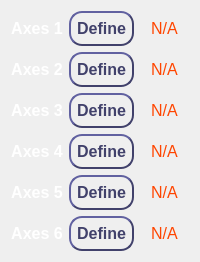
                <widget class="QWidget" name="define_position">
                 <attribute name="title">
                  <string>Define position</string>
                 </attribute>
                 <layout class="QGridLayout" name="gridLayout_4">
                  <item row="0" column="0">
                   <widget class="QLabel" name="lbl_define_axis_1">
                    <property name="font">
                     <font>
                      <pointsize>12</pointsize>
                      <weight>75</weight>
                      <bold>true</bold>
                     </font>
                    </property>
                    <property name="styleSheet">
                     <string notr="true">color: white;</string>
                    </property>
                    <property name="text">
                     <string>Axes 1</string>
                    </property>
                    <property name="alignment">
                     <set>Qt::AlignCenter</set>
                    </property>
                   </widget>
                  </item>
                  <item row="0" column="1">
                   <widget class="QPushButton" name="btn_define_axis_1">
                    <property name="font">
                     <font>
                      <pointsize>12</pointsize>
                      <weight>75</weight>
                      <italic>false</italic>
                      <bold>true</bold>
                     </font>
                    </property>
                    <property name="accessibleName">
                     <string>1</string>
                    </property>
                    <property name="accessibleDescription">
                     <string>define_axis</string>
                    </property>
                    <property name="styleSheet">
                     <string notr="true">QPushButton {
    border-style: outset;
    border-width: 2px;
    border-radius:13px;
	border-color: #41416b;
    min-width: 2em;
    padding: 6px;
	color: #41416b;
}

QPushButton:pressed {
	background-color:#40ff66;
 	border-width: 4px;
	border-color:#1c1c1c;
	color: white;
}</string>
                    </property>
                    <property name="text">
                     <string>Define</string>
                    </property>
                   </widget>
                  </item>
                  <item row="0" column="2">
                   <widget class="QLabel" name="lbl_define_status_axis_1">
                    <property name="font">
                     <font>
                      <pointsize>12</pointsize>
                     </font>
                    </property>
                    <property name="accessibleDescription">
                     <string>not styled</string>
                    </property>
                    <property name="styleSheet">
                     <string notr="true">color:#FF4500;</string>
                    </property>
                    <property name="text">
                     <string>N/A</string>
                    </property>
                    <property name="alignment">
                     <set>Qt::AlignCenter</set>
                    </property>
                   </widget>
                  </item>
                  <item row="1" column="0">
                   <widget class="QLabel" name="lbl_define_axis_2">
                    <property name="font">
                     <font>
                      <pointsize>12</pointsize>
                      <weight>75</weight>
                      <bold>true</bold>
                     </font>
                    </property>
                    <property name="styleSheet">
                     <string notr="true">color: white;</string>
                    </property>
                    <property name="text">
                     <string>Axes 2</string>
                    </property>
                    <property name="alignment">
                     <set>Qt::AlignCenter</set>
                    </property>
                   </widget>
                  </item>
                  <item row="1" column="1">
                   <widget class="QPushButton" name="btn_define_axis_2">
                    <property name="font">
                     <font>
                      <pointsize>12</pointsize>
                      <weight>75</weight>
                      <italic>false</italic>
                      <bold>true</bold>
                     </font>
                    </property>
                    <property name="accessibleName">
                     <string>2</string>
                    </property>
                    <property name="accessibleDescription">
                     <string>define_axis</string>
                    </property>
                    <property name="styleSheet">
                     <string notr="true">QPushButton {
    border-style: outset;
    border-width: 2px;
    border-radius:13px;
	border-color: #41416b;
    min-width: 2em;
    padding: 6px;
	color: #41416b;
}

QPushButton:pressed {
	background-color:#40ff66;
 	border-width: 4px;
	border-color:#1c1c1c;
	color: white;
}</string>
                    </property>
                    <property name="text">
                     <string>Define</string>
                    </property>
                   </widget>
                  </item>
                  <item row="1" column="2">
                   <widget class="QLabel" name="lbl_define_status_axis_2">
                    <property name="font">
                     <font>
                      <pointsize>12</pointsize>
                     </font>
                    </property>
                    <property name="accessibleDescription">
                     <string>not styled</string>
                    </property>
                    <property name="styleSheet">
                     <string notr="true">color:#FF4500;</string>
                    </property>
                    <property name="text">
                     <string>N/A</string>
                    </property>
                    <property name="alignment">
                     <set>Qt::AlignCenter</set>
                    </property>
                   </widget>
                  </item>
                  <item row="2" column="0">
                   <widget class="QLabel" name="lbl_define_axis_3">
                    <property name="font">
                     <font>
                      <pointsize>12</pointsize>
                      <weight>75</weight>
                      <bold>true</bold>
                     </font>
                    </property>
                    <property name="styleSheet">
                     <string notr="true">color: white;</string>
                    </property>
                    <property name="text">
                     <string>Axes 3</string>
                    </property>
                    <property name="alignment">
                     <set>Qt::AlignCenter</set>
                    </property>
                   </widget>
                  </item>
                  <item row="2" column="1">
                   <widget class="QPushButton" name="btn_define_axis_3">
                    <property name="font">
                     <font>
                      <pointsize>12</pointsize>
                      <weight>75</weight>
                      <italic>false</italic>
                      <bold>true</bold>
                     </font>
                    </property>
                    <property name="accessibleName">
                     <string>3</string>
                    </property>
                    <property name="accessibleDescription">
                     <string>define_axis</string>
                    </property>
                    <property name="styleSheet">
                     <string notr="true">QPushButton {
    border-style: outset;
    border-width: 2px;
    border-radius:13px;
	border-color: #41416b;
    min-width: 2em;
    padding: 6px;
	color: #41416b;
}

QPushButton:pressed {
	background-color:#40ff66;
 	border-width: 4px;
	border-color:#1c1c1c;
	color: white;
}</string>
                    </property>
                    <property name="text">
                     <string>Define</string>
                    </property>
                   </widget>
                  </item>
                  <item row="2" column="2">
                   <widget class="QLabel" name="lbl_define_status_axis_3">
                    <property name="font">
                     <font>
                      <pointsize>12</pointsize>
                     </font>
                    </property>
                    <property name="accessibleDescription">
                     <string>not styled</string>
                    </property>
                    <property name="styleSheet">
                     <string notr="true">color:#FF4500;</string>
                    </property>
                    <property name="text">
                     <string>N/A</string>
                    </property>
                    <property name="alignment">
                     <set>Qt::AlignCenter</set>
                    </property>
                   </widget>
                  </item>
                  <item row="3" column="0">
                   <widget class="QLabel" name="lbl_define_axis_4">
                    <property name="font">
                     <font>
                      <pointsize>12</pointsize>
                      <weight>75</weight>
                      <bold>true</bold>
                     </font>
                    </property>
                    <property name="styleSheet">
                     <string notr="true">color: white;</string>
                    </property>
                    <property name="text">
                     <string>Axes 4</string>
                    </property>
                    <property name="alignment">
                     <set>Qt::AlignCenter</set>
                    </property>
                   </widget>
                  </item>
                  <item row="3" column="1">
                   <widget class="QPushButton" name="btn_define_axis_4">
                    <property name="font">
                     <font>
                      <pointsize>12</pointsize>
                      <weight>75</weight>
                      <italic>false</italic>
                      <bold>true</bold>
                     </font>
                    </property>
                    <property name="accessibleName">
                     <string>4</string>
                    </property>
                    <property name="accessibleDescription">
                     <string>define_axis</string>
                    </property>
                    <property name="styleSheet">
                     <string notr="true">QPushButton {
    border-style: outset;
    border-width: 2px;
    border-radius:13px;
	border-color: #41416b;
    min-width: 2em;
    padding: 6px;
	color: #41416b;
}

QPushButton:pressed {
	background-color:#40ff66;
 	border-width: 4px;
	border-color:#1c1c1c;
	color: white;
}</string>
                    </property>
                    <property name="text">
                     <string>Define</string>
                    </property>
                   </widget>
                  </item>
                  <item row="3" column="2">
                   <widget class="QLabel" name="lbl_define_status_axis_4">
                    <property name="font">
                     <font>
                      <pointsize>12</pointsize>
                     </font>
                    </property>
                    <property name="accessibleDescription">
                     <string>not styled</string>
                    </property>
                    <property name="styleSheet">
                     <string notr="true">color:#FF4500;</string>
                    </property>
                    <property name="text">
                     <string>N/A</string>
                    </property>
                    <property name="alignment">
                     <set>Qt::AlignCenter</set>
                    </property>
                   </widget>
                  </item>
                  <item row="4" column="0">
                   <widget class="QLabel" name="lbl_define_axis_5">
                    <property name="font">
                     <font>
                      <pointsize>12</pointsize>
                      <weight>75</weight>
                      <bold>true</bold>
                     </font>
                    </property>
                    <property name="styleSheet">
                     <string notr="true">color: white;</string>
                    </property>
                    <property name="text">
                     <string>Axes 5</string>
                    </property>
                    <property name="alignment">
                     <set>Qt::AlignCenter</set>
                    </property>
                   </widget>
                  </item>
                  <item row="4" column="1">
                   <widget class="QPushButton" name="btn_define_axis_5">
                    <property name="font">
                     <font>
                      <pointsize>12</pointsize>
                      <weight>75</weight>
                      <italic>false</italic>
                      <bold>true</bold>
                     </font>
                    </property>
                    <property name="accessibleName">
                     <string>5</string>
                    </property>
                    <property name="accessibleDescription">
                     <string>define_axis</string>
                    </property>
                    <property name="styleSheet">
                     <string notr="true">QPushButton {
    border-style: outset;
    border-width: 2px;
    border-radius:13px;
	border-color: #41416b;
    min-width: 2em;
    padding: 6px;
	color: #41416b;
}

QPushButton:pressed {
	background-color:#40ff66;
 	border-width: 4px;
	border-color:#1c1c1c;
	color: white;
}</string>
                    </property>
                    <property name="text">
                     <string>Define</string>
                    </property>
                   </widget>
                  </item>
                  <item row="4" column="2">
                   <widget class="QLabel" name="lbl_define_status_axis_5">
                    <property name="font">
                     <font>
                      <pointsize>12</pointsize>
                     </font>
                    </property>
                    <property name="accessibleDescription">
                     <string>not styled</string>
                    </property>
                    <property name="styleSheet">
                     <string notr="true">color:#FF4500;</string>
                    </property>
                    <property name="text">
                     <string>N/A</string>
                    </property>
                    <property name="alignment">
                     <set>Qt::AlignCenter</set>
                    </property>
                   </widget>
                  </item>
                  <item row="5" column="0">
                   <widget class="QLabel" name="lbl_define_axis_6">
                    <property name="font">
                     <font>
                      <pointsize>12</pointsize>
                      <weight>75</weight>
                      <bold>true</bold>
                     </font>
                    </property>
                    <property name="styleSheet">
                     <string notr="true">color: white;</string>
                    </property>
                    <property name="text">
                     <string>Axes 6</string>
                    </property>
                    <property name="alignment">
                     <set>Qt::AlignCenter</set>
                    </property>
                   </widget>
                  </item>
                  <item row="5" column="1">
                   <widget class="QPushButton" name="btn_define_axis_6">
                    <property name="font">
                     <font>
                      <pointsize>12</pointsize>
                      <weight>75</weight>
                      <italic>false</italic>
                      <bold>true</bold>
                     </font>
                    </property>
                    <property name="accessibleName">
                     <string>6</string>
                    </property>
                    <property name="accessibleDescription">
                     <string>define_axis</string>
                    </property>
                    <property name="styleSheet">
                     <string notr="true">QPushButton {
    border-style: outset;
    border-width: 2px;
    border-radius:13px;
	border-color: #41416b;
    min-width: 2em;
    padding: 6px;
	color: #41416b;
}

QPushButton:pressed {
	background-color:#40ff66;
 	border-width: 4px;
	border-color:#1c1c1c;
	color: white;
}</string>
                    </property>
                    <property name="text">
                     <string>Define</string>
                    </property>
                   </widget>
                  </item>
                  <item row="5" column="2">
                   <widget class="QLabel" name="lbl_define_status_axis_6">
                    <property name="font">
                     <font>
                      <pointsize>12</pointsize>
                     </font>
                    </property>
                    <property name="accessibleDescription">
                     <string>not styled</string>
                    </property>
                    <property name="styleSheet">
                     <string notr="true">color:#FF4500;</string>
                    </property>
                    <property name="text">
                     <string>N/A</string>
                    </property>
                    <property name="alignment">
                     <set>Qt::AlignCenter</set>
                    </property>
                   </widget>
                  </item>
                 </layout>
                </widget>
